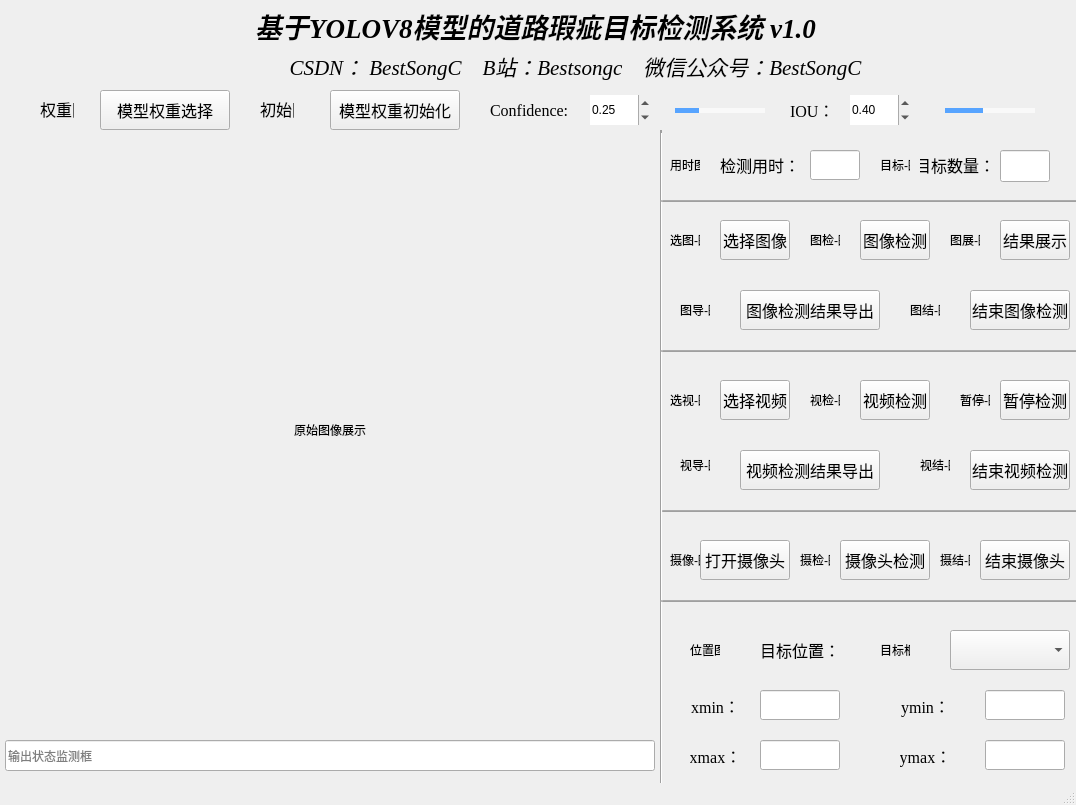
<?xml version="1.0" encoding="UTF-8"?>
<ui version="4.0">
 <class>MainWindow</class>
 <widget class="QMainWindow" name="MainWindow">
  <property name="geometry">
   <rect>
    <x>0</x>
    <y>0</y>
    <width>1076</width>
    <height>805</height>
   </rect>
  </property>
  <property name="windowTitle">
   <string>MainWindow</string>
  </property>
  <widget class="QWidget" name="centralwidget">
   <widget class="QLabel" name="input">
    <property name="geometry">
     <rect>
      <x>10</x>
      <y>190</y>
      <width>640</width>
      <height>480</height>
     </rect>
    </property>
    <property name="text">
     <string>原始图像展示</string>
    </property>
    <property name="scaledContents">
     <bool>true</bool>
    </property>
    <property name="alignment">
     <set>Qt::AlignCenter</set>
    </property>
   </widget>
   <widget class="QPushButton" name="buttton_image_select">
    <property name="geometry">
     <rect>
      <x>720</x>
      <y>220</y>
      <width>70</width>
      <height>40</height>
     </rect>
    </property>
    <property name="font">
     <font>
      <family>楷体</family>
      <pointsize>12</pointsize>
     </font>
    </property>
    <property name="text">
     <string>选择图像</string>
    </property>
   </widget>
   <widget class="QPushButton" name="buttton_video_select">
    <property name="geometry">
     <rect>
      <x>720</x>
      <y>380</y>
      <width>70</width>
      <height>40</height>
     </rect>
    </property>
    <property name="font">
     <font>
      <family>楷体</family>
      <pointsize>12</pointsize>
     </font>
    </property>
    <property name="text">
     <string>选择视频</string>
    </property>
   </widget>
   <widget class="QPushButton" name="button_weight_select">
    <property name="geometry">
     <rect>
      <x>100</x>
      <y>90</y>
      <width>130</width>
      <height>40</height>
     </rect>
    </property>
    <property name="font">
     <font>
      <family>楷体</family>
      <pointsize>12</pointsize>
     </font>
    </property>
    <property name="styleSheet">
     <string notr="true"># rgb(0, 170, 255)</string>
    </property>
    <property name="text">
     <string>模型权重选择</string>
    </property>
   </widget>
   <widget class="QPushButton" name="button_weight_init">
    <property name="geometry">
     <rect>
      <x>330</x>
      <y>90</y>
      <width>130</width>
      <height>40</height>
     </rect>
    </property>
    <property name="font">
     <font>
      <family>楷体</family>
      <pointsize>12</pointsize>
     </font>
    </property>
    <property name="text">
     <string>模型权重初始化</string>
    </property>
   </widget>
   <widget class="QPushButton" name="button_image_detect">
    <property name="geometry">
     <rect>
      <x>860</x>
      <y>220</y>
      <width>70</width>
      <height>40</height>
     </rect>
    </property>
    <property name="font">
     <font>
      <family>楷体</family>
      <pointsize>12</pointsize>
     </font>
    </property>
    <property name="text">
     <string>图像检测</string>
    </property>
   </widget>
   <widget class="QPushButton" name="button_image_show">
    <property name="geometry">
     <rect>
      <x>1000</x>
      <y>220</y>
      <width>70</width>
      <height>40</height>
     </rect>
    </property>
    <property name="font">
     <font>
      <family>楷体</family>
      <pointsize>12</pointsize>
     </font>
    </property>
    <property name="text">
     <string>结果展示</string>
    </property>
   </widget>
   <widget class="QPushButton" name="button_video_detect">
    <property name="geometry">
     <rect>
      <x>860</x>
      <y>380</y>
      <width>70</width>
      <height>40</height>
     </rect>
    </property>
    <property name="font">
     <font>
      <family>楷体</family>
      <pointsize>12</pointsize>
     </font>
    </property>
    <property name="text">
     <string>视频检测</string>
    </property>
   </widget>
   <widget class="QPushButton" name="button_video_suspend">
    <property name="geometry">
     <rect>
      <x>1000</x>
      <y>380</y>
      <width>70</width>
      <height>40</height>
     </rect>
    </property>
    <property name="font">
     <font>
      <family>楷体</family>
      <pointsize>12</pointsize>
     </font>
    </property>
    <property name="text">
     <string>暂停检测</string>
    </property>
   </widget>
   <widget class="QPushButton" name="button_video_stop">
    <property name="geometry">
     <rect>
      <x>970</x>
      <y>450</y>
      <width>100</width>
      <height>40</height>
     </rect>
    </property>
    <property name="font">
     <font>
      <family>楷体</family>
      <pointsize>12</pointsize>
     </font>
    </property>
    <property name="text">
     <string>结束视频检测</string>
    </property>
   </widget>
   <widget class="QPushButton" name="button_image_stop">
    <property name="geometry">
     <rect>
      <x>970</x>
      <y>290</y>
      <width>100</width>
      <height>40</height>
     </rect>
    </property>
    <property name="font">
     <font>
      <family>楷体</family>
      <pointsize>12</pointsize>
     </font>
    </property>
    <property name="text">
     <string>结束图像检测</string>
    </property>
   </widget>
   <widget class="QPushButton" name="button_image_export">
    <property name="geometry">
     <rect>
      <x>740</x>
      <y>290</y>
      <width>140</width>
      <height>40</height>
     </rect>
    </property>
    <property name="font">
     <font>
      <family>楷体</family>
      <pointsize>12</pointsize>
     </font>
    </property>
    <property name="text">
     <string>图像检测结果导出</string>
    </property>
   </widget>
   <widget class="QPushButton" name="button_video_export">
    <property name="geometry">
     <rect>
      <x>740</x>
      <y>450</y>
      <width>140</width>
      <height>40</height>
     </rect>
    </property>
    <property name="font">
     <font>
      <family>楷体</family>
      <pointsize>12</pointsize>
     </font>
    </property>
    <property name="text">
     <string>视频检测结果导出</string>
    </property>
   </widget>
   <widget class="QLabel" name="label_weight_select">
    <property name="geometry">
     <rect>
      <x>40</x>
      <y>92</y>
      <width>34</width>
      <height>34</height>
     </rect>
    </property>
    <property name="font">
     <font>
      <family>楷体</family>
      <pointsize>12</pointsize>
     </font>
    </property>
    <property name="text">
     <string>权重图</string>
    </property>
   </widget>
   <widget class="QLabel" name="label_weight_init">
    <property name="geometry">
     <rect>
      <x>260</x>
      <y>92</y>
      <width>34</width>
      <height>34</height>
     </rect>
    </property>
    <property name="font">
     <font>
      <family>楷体</family>
      <pointsize>12</pointsize>
     </font>
    </property>
    <property name="text">
     <string>初始图</string>
    </property>
   </widget>
   <widget class="QLabel" name="label_image_select">
    <property name="geometry">
     <rect>
      <x>670</x>
      <y>225</y>
      <width>30</width>
      <height>30</height>
     </rect>
    </property>
    <property name="text">
     <string>选图-图</string>
    </property>
   </widget>
   <widget class="QLabel" name="label_video_select">
    <property name="geometry">
     <rect>
      <x>670</x>
      <y>385</y>
      <width>30</width>
      <height>30</height>
     </rect>
    </property>
    <property name="text">
     <string>选视-图</string>
    </property>
   </widget>
   <widget class="QLabel" name="label_image_detect">
    <property name="geometry">
     <rect>
      <x>810</x>
      <y>225</y>
      <width>30</width>
      <height>30</height>
     </rect>
    </property>
    <property name="text">
     <string>图检-图</string>
    </property>
   </widget>
   <widget class="QLabel" name="label_video_detect">
    <property name="geometry">
     <rect>
      <x>810</x>
      <y>385</y>
      <width>30</width>
      <height>30</height>
     </rect>
    </property>
    <property name="text">
     <string>视检-图</string>
    </property>
   </widget>
   <widget class="QLabel" name="label_image_show">
    <property name="geometry">
     <rect>
      <x>950</x>
      <y>225</y>
      <width>30</width>
      <height>30</height>
     </rect>
    </property>
    <property name="text">
     <string>图展-图</string>
    </property>
   </widget>
   <widget class="QLabel" name="label_image_stop">
    <property name="geometry">
     <rect>
      <x>910</x>
      <y>295</y>
      <width>30</width>
      <height>30</height>
     </rect>
    </property>
    <property name="text">
     <string>图结-图</string>
    </property>
   </widget>
   <widget class="QLabel" name="label_image_export">
    <property name="geometry">
     <rect>
      <x>680</x>
      <y>295</y>
      <width>30</width>
      <height>30</height>
     </rect>
    </property>
    <property name="text">
     <string>图导-图</string>
    </property>
   </widget>
   <widget class="QLabel" name="label_video_suspend">
    <property name="geometry">
     <rect>
      <x>960</x>
      <y>385</y>
      <width>30</width>
      <height>30</height>
     </rect>
    </property>
    <property name="text">
     <string>暂停-图</string>
    </property>
   </widget>
   <widget class="QLabel" name="label_video_stop">
    <property name="geometry">
     <rect>
      <x>920</x>
      <y>450</y>
      <width>30</width>
      <height>30</height>
     </rect>
    </property>
    <property name="text">
     <string>视结-图</string>
    </property>
   </widget>
   <widget class="QLabel" name="label_video_export">
    <property name="geometry">
     <rect>
      <x>680</x>
      <y>450</y>
      <width>30</width>
      <height>30</height>
     </rect>
    </property>
    <property name="text">
     <string>视导-图</string>
    </property>
   </widget>
   <widget class="QLabel" name="confidence">
    <property name="geometry">
     <rect>
      <x>490</x>
      <y>95</y>
      <width>80</width>
      <height>30</height>
     </rect>
    </property>
    <property name="font">
     <font>
      <family>Times New Roman</family>
      <pointsize>12</pointsize>
     </font>
    </property>
    <property name="styleSheet">
     <string notr="true">QLabel#confidence{
	font-size:12pt;
}</string>
    </property>
    <property name="text">
     <string>Confidence:</string>
    </property>
   </widget>
   <widget class="QSlider" name="con_slider">
    <property name="geometry">
     <rect>
      <x>670</x>
      <y>95</y>
      <width>100</width>
      <height>30</height>
     </rect>
    </property>
    <property name="styleSheet">
     <string notr="true">QSlider{
	border-color: #bcbcbc;
	color:#57a4ff;
}
QSlider::groove:horizontal {
     border: 1px solid #999999;
     height: 3px;
  	 margin: 0px 0;
     left: 5px;
	right: 5px;
 }
QSlider::handle:horizontal {
     border: 0px ;
     border-image: url(:/img/img/icons/full-moon.png);
	 width:17px;
     margin: -7px -7px -7px -7px;
}
QSlider::add-page:horizontal{
background: qlineargradient(spread:pad, x1:0, y1:1, x2:0, y2:0, stop:0 #f9f9f9, stop:0.25 #f9f9f9, stop:0.5 #f9f9f9, stop:1 #f9f9f9);

}
QSlider::sub-page:horizontal{
 background: qlineargradient(spread:pad, x1:0, y1:1, x2:0, y2:0, stop:0 #57a4ff, stop:0.25 #57a4ff, stop:0.5 #57a4ff, stop:1 #57a4ff);
}</string>
    </property>
    <property name="maximum">
     <number>100</number>
    </property>
    <property name="value">
     <number>25</number>
    </property>
    <property name="orientation">
     <enum>Qt::Horizontal</enum>
    </property>
   </widget>
   <widget class="QDoubleSpinBox" name="con_number">
    <property name="geometry">
     <rect>
      <x>590</x>
      <y>95</y>
      <width>60</width>
      <height>30</height>
     </rect>
    </property>
    <property name="frame">
     <bool>false</bool>
    </property>
    <property name="keyboardTracking">
     <bool>false</bool>
    </property>
    <property name="maximum">
     <double>1.000000000000000</double>
    </property>
    <property name="singleStep">
     <double>0.010000000000000</double>
    </property>
    <property name="stepType">
     <enum>QAbstractSpinBox::DefaultStepType</enum>
    </property>
    <property name="value">
     <double>0.250000000000000</double>
    </property>
   </widget>
   <widget class="QLabel" name="confidence_2">
    <property name="geometry">
     <rect>
      <x>790</x>
      <y>95</y>
      <width>60</width>
      <height>30</height>
     </rect>
    </property>
    <property name="font">
     <font>
      <family>Times New Roman</family>
      <pointsize>12</pointsize>
     </font>
    </property>
    <property name="styleSheet">
     <string notr="true">QLabel#confidence{
	font-size:12pt;
}</string>
    </property>
    <property name="text">
     <string>IOU：</string>
    </property>
   </widget>
   <widget class="QDoubleSpinBox" name="iou_number">
    <property name="geometry">
     <rect>
      <x>850</x>
      <y>95</y>
      <width>60</width>
      <height>30</height>
     </rect>
    </property>
    <property name="frame">
     <bool>false</bool>
    </property>
    <property name="maximum">
     <double>1.000000000000000</double>
    </property>
    <property name="singleStep">
     <double>0.010000000000000</double>
    </property>
    <property name="stepType">
     <enum>QAbstractSpinBox::DefaultStepType</enum>
    </property>
    <property name="value">
     <double>0.400000000000000</double>
    </property>
   </widget>
   <widget class="QSlider" name="iou_slider">
    <property name="geometry">
     <rect>
      <x>940</x>
      <y>95</y>
      <width>100</width>
      <height>30</height>
     </rect>
    </property>
    <property name="styleSheet">
     <string notr="true">QSlider{
	border-color: #bcbcbc;
	color:#57a4ff;
}
QSlider::groove:horizontal {
     border: 1px solid #999999;
     height: 3px;
  	 margin: 0px 0;
     left: 5px;
	right: 5px;
 }
QSlider::handle:horizontal {
     border: 0px ;
     border-image: url(:/img/img/icons/full-moon.png);
	 width:17px;
     margin: -7px -7px -7px -7px;
}
QSlider::add-page:horizontal{
background: qlineargradient(spread:pad, x1:0, y1:1, x2:0, y2:0, stop:0 #f9f9f9, stop:0.25 #f9f9f9, stop:0.5 #f9f9f9, stop:1 #f9f9f9);

}
QSlider::sub-page:horizontal{
 background: qlineargradient(spread:pad, x1:0, y1:1, x2:0, y2:0, stop:0 #57a4ff, stop:0.25 #57a4ff, stop:0.5 #57a4ff, stop:1 #57a4ff);
}</string>
    </property>
    <property name="maximum">
     <number>100</number>
    </property>
    <property name="value">
     <number>40</number>
    </property>
    <property name="orientation">
     <enum>Qt::Horizontal</enum>
    </property>
   </widget>
   <widget class="QLabel" name="label">
    <property name="geometry">
     <rect>
      <x>60</x>
      <y>5</y>
      <width>951</width>
      <height>41</height>
     </rect>
    </property>
    <property name="font">
     <font>
      <family>Times New Roman</family>
      <pointsize>20</pointsize>
      <italic>true</italic>
      <bold>true</bold>
     </font>
    </property>
    <property name="text">
     <string>基于YOLOV8模型的道路瑕疵目标检测系统 v1.0</string>
    </property>
    <property name="alignment">
     <set>Qt::AlignCenter</set>
    </property>
   </widget>
   <widget class="QLabel" name="label_detect_time">
    <property name="geometry">
     <rect>
      <x>670</x>
      <y>150</y>
      <width>30</width>
      <height>30</height>
     </rect>
    </property>
    <property name="text">
     <string>用时图</string>
    </property>
   </widget>
   <widget class="QLineEdit" name="lineEdit_detect_time">
    <property name="geometry">
     <rect>
      <x>810</x>
      <y>150</y>
      <width>50</width>
      <height>30</height>
     </rect>
    </property>
    <property name="text">
     <string/>
    </property>
    <property name="readOnly">
     <bool>true</bool>
    </property>
    <property name="placeholderText">
     <string/>
    </property>
   </widget>
   <widget class="QLabel" name="label_detect_object_nums">
    <property name="geometry">
     <rect>
      <x>880</x>
      <y>150</y>
      <width>30</width>
      <height>30</height>
     </rect>
    </property>
    <property name="text">
     <string>目标-图</string>
    </property>
   </widget>
   <widget class="QLineEdit" name="lineEdit_detect_object_nums">
    <property name="geometry">
     <rect>
      <x>1000</x>
      <y>150</y>
      <width>50</width>
      <height>32</height>
     </rect>
    </property>
    <property name="text">
     <string/>
    </property>
    <property name="readOnly">
     <bool>true</bool>
    </property>
    <property name="placeholderText">
     <string/>
    </property>
   </widget>
   <widget class="QLabel" name="label_2">
    <property name="geometry">
     <rect>
      <x>720</x>
      <y>145</y>
      <width>80</width>
      <height>40</height>
     </rect>
    </property>
    <property name="font">
     <font>
      <family>楷体</family>
      <pointsize>12</pointsize>
     </font>
    </property>
    <property name="text">
     <string>检测用时：</string>
    </property>
    <property name="alignment">
     <set>Qt::AlignCenter</set>
    </property>
   </widget>
   <widget class="QLabel" name="label_3">
    <property name="geometry">
     <rect>
      <x>920</x>
      <y>145</y>
      <width>70</width>
      <height>40</height>
     </rect>
    </property>
    <property name="font">
     <font>
      <family>楷体</family>
      <pointsize>12</pointsize>
     </font>
    </property>
    <property name="text">
     <string>目标数量：</string>
    </property>
    <property name="alignment">
     <set>Qt::AlignCenter</set>
    </property>
   </widget>
   <widget class="QLabel" name="label_detect_object_pos">
    <property name="geometry">
     <rect>
      <x>690</x>
      <y>635</y>
      <width>30</width>
      <height>30</height>
     </rect>
    </property>
    <property name="text">
     <string>位置图</string>
    </property>
   </widget>
   <widget class="QLabel" name="label_4">
    <property name="geometry">
     <rect>
      <x>760</x>
      <y>630</y>
      <width>80</width>
      <height>40</height>
     </rect>
    </property>
    <property name="font">
     <font>
      <family>楷体</family>
      <pointsize>12</pointsize>
     </font>
    </property>
    <property name="text">
     <string>目标位置：</string>
    </property>
    <property name="alignment">
     <set>Qt::AlignCenter</set>
    </property>
   </widget>
   <widget class="QLabel" name="label_detect_object_all">
    <property name="geometry">
     <rect>
      <x>880</x>
      <y>635</y>
      <width>30</width>
      <height>30</height>
     </rect>
    </property>
    <property name="text">
     <string>目标框</string>
    </property>
   </widget>
   <widget class="QComboBox" name="comboBox">
    <property name="geometry">
     <rect>
      <x>950</x>
      <y>630</y>
      <width>120</width>
      <height>40</height>
     </rect>
    </property>
    <property name="placeholderText">
     <string/>
    </property>
   </widget>
   <widget class="QLabel" name="label_5">
    <property name="geometry">
     <rect>
      <x>690</x>
      <y>690</y>
      <width>51</width>
      <height>31</height>
     </rect>
    </property>
    <property name="font">
     <font>
      <family>Times New Roman</family>
      <pointsize>12</pointsize>
     </font>
    </property>
    <property name="text">
     <string>xmin：</string>
    </property>
    <property name="alignment">
     <set>Qt::AlignCenter</set>
    </property>
   </widget>
   <widget class="QLabel" name="label_6">
    <property name="geometry">
     <rect>
      <x>690</x>
      <y>740</y>
      <width>51</width>
      <height>31</height>
     </rect>
    </property>
    <property name="font">
     <font>
      <family>Times New Roman</family>
      <pointsize>12</pointsize>
     </font>
    </property>
    <property name="text">
     <string>xmax：</string>
    </property>
    <property name="alignment">
     <set>Qt::AlignCenter</set>
    </property>
   </widget>
   <widget class="QLineEdit" name="lineEdit_xmin">
    <property name="geometry">
     <rect>
      <x>760</x>
      <y>690</y>
      <width>80</width>
      <height>30</height>
     </rect>
    </property>
    <property name="text">
     <string/>
    </property>
    <property name="readOnly">
     <bool>true</bool>
    </property>
    <property name="placeholderText">
     <string/>
    </property>
   </widget>
   <widget class="QLineEdit" name="lineEdit_xmax">
    <property name="geometry">
     <rect>
      <x>760</x>
      <y>740</y>
      <width>80</width>
      <height>30</height>
     </rect>
    </property>
    <property name="text">
     <string/>
    </property>
    <property name="readOnly">
     <bool>true</bool>
    </property>
    <property name="placeholderText">
     <string/>
    </property>
   </widget>
   <widget class="QLineEdit" name="lineEdit_ymax">
    <property name="geometry">
     <rect>
      <x>985</x>
      <y>740</y>
      <width>80</width>
      <height>30</height>
     </rect>
    </property>
    <property name="text">
     <string/>
    </property>
    <property name="readOnly">
     <bool>true</bool>
    </property>
    <property name="placeholderText">
     <string/>
    </property>
   </widget>
   <widget class="QLabel" name="label_7">
    <property name="geometry">
     <rect>
      <x>900</x>
      <y>740</y>
      <width>51</width>
      <height>31</height>
     </rect>
    </property>
    <property name="font">
     <font>
      <family>Times New Roman</family>
      <pointsize>12</pointsize>
     </font>
    </property>
    <property name="text">
     <string>ymax：</string>
    </property>
    <property name="alignment">
     <set>Qt::AlignCenter</set>
    </property>
   </widget>
   <widget class="QLineEdit" name="lineEdit_ymin">
    <property name="geometry">
     <rect>
      <x>985</x>
      <y>690</y>
      <width>80</width>
      <height>30</height>
     </rect>
    </property>
    <property name="text">
     <string/>
    </property>
    <property name="readOnly">
     <bool>true</bool>
    </property>
    <property name="placeholderText">
     <string/>
    </property>
   </widget>
   <widget class="QLabel" name="label_8">
    <property name="geometry">
     <rect>
      <x>900</x>
      <y>690</y>
      <width>51</width>
      <height>31</height>
     </rect>
    </property>
    <property name="font">
     <font>
      <family>Times New Roman</family>
      <pointsize>12</pointsize>
     </font>
    </property>
    <property name="text">
     <string>ymin：</string>
    </property>
    <property name="alignment">
     <set>Qt::AlignCenter</set>
    </property>
   </widget>
   <widget class="QLabel" name="label_9">
    <property name="geometry">
     <rect>
      <x>270</x>
      <y>50</y>
      <width>611</width>
      <height>31</height>
     </rect>
    </property>
    <property name="font">
     <font>
      <family>Times New Roman</family>
      <pointsize>16</pointsize>
      <italic>true</italic>
     </font>
    </property>
    <property name="text">
     <string>CSDN： BestSongC    B站：Bestsongc    微信公众号：BestSongC</string>
    </property>
    <property name="alignment">
     <set>Qt::AlignCenter</set>
    </property>
   </widget>
   <widget class="QLabel" name="label_camera_select">
    <property name="geometry">
     <rect>
      <x>670</x>
      <y>545</y>
      <width>30</width>
      <height>30</height>
     </rect>
    </property>
    <property name="text">
     <string>摄像-图</string>
    </property>
   </widget>
   <widget class="QLabel" name="label_camera_detect">
    <property name="geometry">
     <rect>
      <x>800</x>
      <y>545</y>
      <width>30</width>
      <height>30</height>
     </rect>
    </property>
    <property name="text">
     <string>摄检-图</string>
    </property>
   </widget>
   <widget class="QPushButton" name="button_camera_start">
    <property name="geometry">
     <rect>
      <x>700</x>
      <y>540</y>
      <width>90</width>
      <height>40</height>
     </rect>
    </property>
    <property name="font">
     <font>
      <family>楷体</family>
      <pointsize>12</pointsize>
     </font>
    </property>
    <property name="text">
     <string>打开摄像头</string>
    </property>
   </widget>
   <widget class="QPushButton" name="button_camera_detect">
    <property name="geometry">
     <rect>
      <x>840</x>
      <y>540</y>
      <width>90</width>
      <height>40</height>
     </rect>
    </property>
    <property name="font">
     <font>
      <family>楷体</family>
      <pointsize>12</pointsize>
     </font>
    </property>
    <property name="text">
     <string>摄像头检测</string>
    </property>
   </widget>
   <widget class="QLabel" name="label_camera_stop">
    <property name="geometry">
     <rect>
      <x>940</x>
      <y>545</y>
      <width>30</width>
      <height>30</height>
     </rect>
    </property>
    <property name="text">
     <string>摄结-图</string>
    </property>
   </widget>
   <widget class="QPushButton" name="button_camera_stop">
    <property name="geometry">
     <rect>
      <x>980</x>
      <y>540</y>
      <width>90</width>
      <height>40</height>
     </rect>
    </property>
    <property name="font">
     <font>
      <family>楷体</family>
      <pointsize>12</pointsize>
     </font>
    </property>
    <property name="text">
     <string>结束摄像头</string>
    </property>
   </widget>
   <widget class="QLabel" name="label_main">
    <property name="geometry">
     <rect>
      <x>0</x>
      <y>0</y>
      <width>1071</width>
      <height>821</height>
     </rect>
    </property>
    <property name="text">
     <string/>
    </property>
   </widget>
   <widget class="QLineEdit" name="lineEdit_4">
    <property name="geometry">
     <rect>
      <x>660</x>
      <y>510</y>
      <width>420</width>
      <height>2</height>
     </rect>
    </property>
    <property name="cursor">
     <cursorShape>IBeamCursor</cursorShape>
    </property>
    <property name="alignment">
     <set>Qt::AlignLeading|Qt::AlignLeft|Qt::AlignVCenter</set>
    </property>
   </widget>
   <widget class="Line" name="line">
    <property name="geometry">
     <rect>
      <x>660</x>
      <y>130</y>
      <width>2</width>
      <height>660</height>
     </rect>
    </property>
    <property name="font">
     <font>
      <pointsize>9</pointsize>
     </font>
    </property>
    <property name="cursor">
     <cursorShape>UpArrowCursor</cursorShape>
    </property>
    <property name="lineWidth">
     <number>3</number>
    </property>
    <property name="orientation">
     <enum>Qt::Vertical</enum>
    </property>
   </widget>
   <widget class="QLineEdit" name="lineEdit_5">
    <property name="geometry">
     <rect>
      <x>660</x>
      <y>200</y>
      <width>420</width>
      <height>2</height>
     </rect>
    </property>
    <property name="cursor">
     <cursorShape>IBeamCursor</cursorShape>
    </property>
    <property name="alignment">
     <set>Qt::AlignLeading|Qt::AlignLeft|Qt::AlignVCenter</set>
    </property>
   </widget>
   <widget class="QLineEdit" name="lineEdit_6">
    <property name="geometry">
     <rect>
      <x>660</x>
      <y>350</y>
      <width>420</width>
      <height>2</height>
     </rect>
    </property>
    <property name="cursor">
     <cursorShape>IBeamCursor</cursorShape>
    </property>
    <property name="alignment">
     <set>Qt::AlignLeading|Qt::AlignLeft|Qt::AlignVCenter</set>
    </property>
   </widget>
   <widget class="QLineEdit" name="lineEdit_7">
    <property name="geometry">
     <rect>
      <x>660</x>
      <y>600</y>
      <width>420</width>
      <height>2</height>
     </rect>
    </property>
    <property name="cursor">
     <cursorShape>IBeamCursor</cursorShape>
    </property>
    <property name="alignment">
     <set>Qt::AlignLeading|Qt::AlignLeft|Qt::AlignVCenter</set>
    </property>
   </widget>
   <widget class="QLineEdit" name="lineEdit">
    <property name="geometry">
     <rect>
      <x>5</x>
      <y>740</y>
      <width>650</width>
      <height>31</height>
     </rect>
    </property>
    <property name="text">
     <string/>
    </property>
    <property name="readOnly">
     <bool>true</bool>
    </property>
    <property name="placeholderText">
     <string>输出状态监测框</string>
    </property>
   </widget>
   <zorder>label_main</zorder>
   <zorder>input</zorder>
   <zorder>buttton_image_select</zorder>
   <zorder>buttton_video_select</zorder>
   <zorder>button_weight_select</zorder>
   <zorder>button_weight_init</zorder>
   <zorder>button_image_detect</zorder>
   <zorder>button_image_show</zorder>
   <zorder>button_video_detect</zorder>
   <zorder>button_video_suspend</zorder>
   <zorder>button_video_stop</zorder>
   <zorder>button_image_stop</zorder>
   <zorder>button_image_export</zorder>
   <zorder>button_video_export</zorder>
   <zorder>label_weight_select</zorder>
   <zorder>label_weight_init</zorder>
   <zorder>label_image_select</zorder>
   <zorder>label_video_select</zorder>
   <zorder>label_image_detect</zorder>
   <zorder>label_video_detect</zorder>
   <zorder>label_image_show</zorder>
   <zorder>label_image_stop</zorder>
   <zorder>label_image_export</zorder>
   <zorder>label_video_suspend</zorder>
   <zorder>label_video_stop</zorder>
   <zorder>label_video_export</zorder>
   <zorder>confidence</zorder>
   <zorder>con_slider</zorder>
   <zorder>con_number</zorder>
   <zorder>confidence_2</zorder>
   <zorder>iou_number</zorder>
   <zorder>iou_slider</zorder>
   <zorder>label</zorder>
   <zorder>label_detect_time</zorder>
   <zorder>lineEdit_detect_time</zorder>
   <zorder>label_detect_object_nums</zorder>
   <zorder>lineEdit_detect_object_nums</zorder>
   <zorder>label_2</zorder>
   <zorder>label_3</zorder>
   <zorder>label_detect_object_pos</zorder>
   <zorder>label_4</zorder>
   <zorder>label_detect_object_all</zorder>
   <zorder>comboBox</zorder>
   <zorder>label_5</zorder>
   <zorder>label_6</zorder>
   <zorder>lineEdit_xmin</zorder>
   <zorder>lineEdit_xmax</zorder>
   <zorder>lineEdit_ymax</zorder>
   <zorder>label_7</zorder>
   <zorder>lineEdit_ymin</zorder>
   <zorder>label_8</zorder>
   <zorder>label_9</zorder>
   <zorder>label_camera_select</zorder>
   <zorder>label_camera_detect</zorder>
   <zorder>button_camera_start</zorder>
   <zorder>button_camera_detect</zorder>
   <zorder>label_camera_stop</zorder>
   <zorder>button_camera_stop</zorder>
   <zorder>lineEdit_4</zorder>
   <zorder>line</zorder>
   <zorder>lineEdit_5</zorder>
   <zorder>lineEdit_6</zorder>
   <zorder>lineEdit_7</zorder>
   <zorder>lineEdit</zorder>
  </widget>
  <widget class="QStatusBar" name="statusbar"/>
 </widget>
 <resources>
  <include location="camera.qrc"/>
 </resources>
 <connections/>
</ui>
